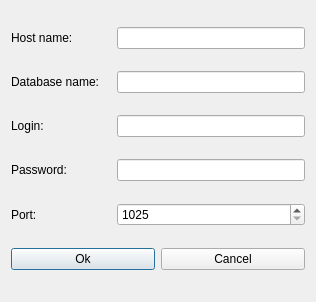
<?xml version="1.0" encoding="UTF-8"?>
<ui version="4.0">
 <class>Dialog</class>
 <widget class="QDialog" name="Dialog">
  <property name="geometry">
   <rect>
    <x>0</x>
    <y>0</y>
    <width>316</width>
    <height>302</height>
   </rect>
  </property>
  <property name="windowTitle">
   <string>Connect database</string>
  </property>
  <layout class="QVBoxLayout" name="verticalLayout_2">
   <item>
    <layout class="QVBoxLayout" name="verticalLayout">
     <item>
      <layout class="QHBoxLayout" name="h_Layout_Host_name">
       <item>
        <widget class="QLabel" name="lbl_host_name">
         <property name="minimumSize">
          <size>
           <width>100</width>
           <height>0</height>
          </size>
         </property>
         <property name="text">
          <string>Host name:</string>
         </property>
        </widget>
       </item>
       <item>
        <widget class="QLineEdit" name="edit_host_name">
         <property name="text">
          <string/>
         </property>
        </widget>
       </item>
      </layout>
     </item>
    </layout>
   </item>
   <item>
    <layout class="QHBoxLayout" name="h_Layout_database_Name">
     <item>
      <widget class="QLabel" name="lbl_database_name">
       <property name="minimumSize">
        <size>
         <width>100</width>
         <height>0</height>
        </size>
       </property>
       <property name="text">
        <string>Database name:</string>
       </property>
      </widget>
     </item>
     <item>
      <widget class="QLineEdit" name="edit_database_name">
       <property name="text">
        <string/>
       </property>
      </widget>
     </item>
    </layout>
   </item>
   <item>
    <layout class="QHBoxLayout" name="h_Layout_Login">
     <item>
      <widget class="QLabel" name="lbl_login">
       <property name="minimumSize">
        <size>
         <width>100</width>
         <height>0</height>
        </size>
       </property>
       <property name="text">
        <string>Login:</string>
       </property>
      </widget>
     </item>
     <item>
      <widget class="QLineEdit" name="edit_login">
       <property name="text">
        <string/>
       </property>
      </widget>
     </item>
    </layout>
   </item>
   <item>
    <layout class="QHBoxLayout" name="h_Layout_password">
     <item>
      <widget class="QLabel" name="lbl_password">
       <property name="minimumSize">
        <size>
         <width>100</width>
         <height>0</height>
        </size>
       </property>
       <property name="text">
        <string>Password:</string>
       </property>
      </widget>
     </item>
     <item>
      <widget class="QLineEdit" name="edit_password">
       <property name="text">
        <string/>
       </property>
       <property name="echoMode">
        <enum>QLineEdit::Normal</enum>
       </property>
      </widget>
     </item>
    </layout>
   </item>
   <item>
    <layout class="QHBoxLayout" name="h_Layout_port">
     <item>
      <widget class="QLabel" name="lbl_port">
       <property name="minimumSize">
        <size>
         <width>100</width>
         <height>0</height>
        </size>
       </property>
       <property name="maximumSize">
        <size>
         <width>100</width>
         <height>16777215</height>
        </size>
       </property>
       <property name="text">
        <string>Port:</string>
       </property>
      </widget>
     </item>
     <item>
      <widget class="QSpinBox" name="spinBox_port">
       <property name="minimum">
        <number>1025</number>
       </property>
       <property name="maximum">
        <number>65535</number>
       </property>
      </widget>
     </item>
    </layout>
   </item>
   <item>
    <layout class="QHBoxLayout" name="h_Layout_buttons">
     <item>
      <widget class="QPushButton" name="btn_ok">
       <property name="text">
        <string>Ok</string>
       </property>
      </widget>
     </item>
     <item>
      <widget class="QPushButton" name="btn_Cancel">
       <property name="text">
        <string>Cancel</string>
       </property>
      </widget>
     </item>
    </layout>
   </item>
  </layout>
 </widget>
 <resources/>
 <connections/>
</ui>
